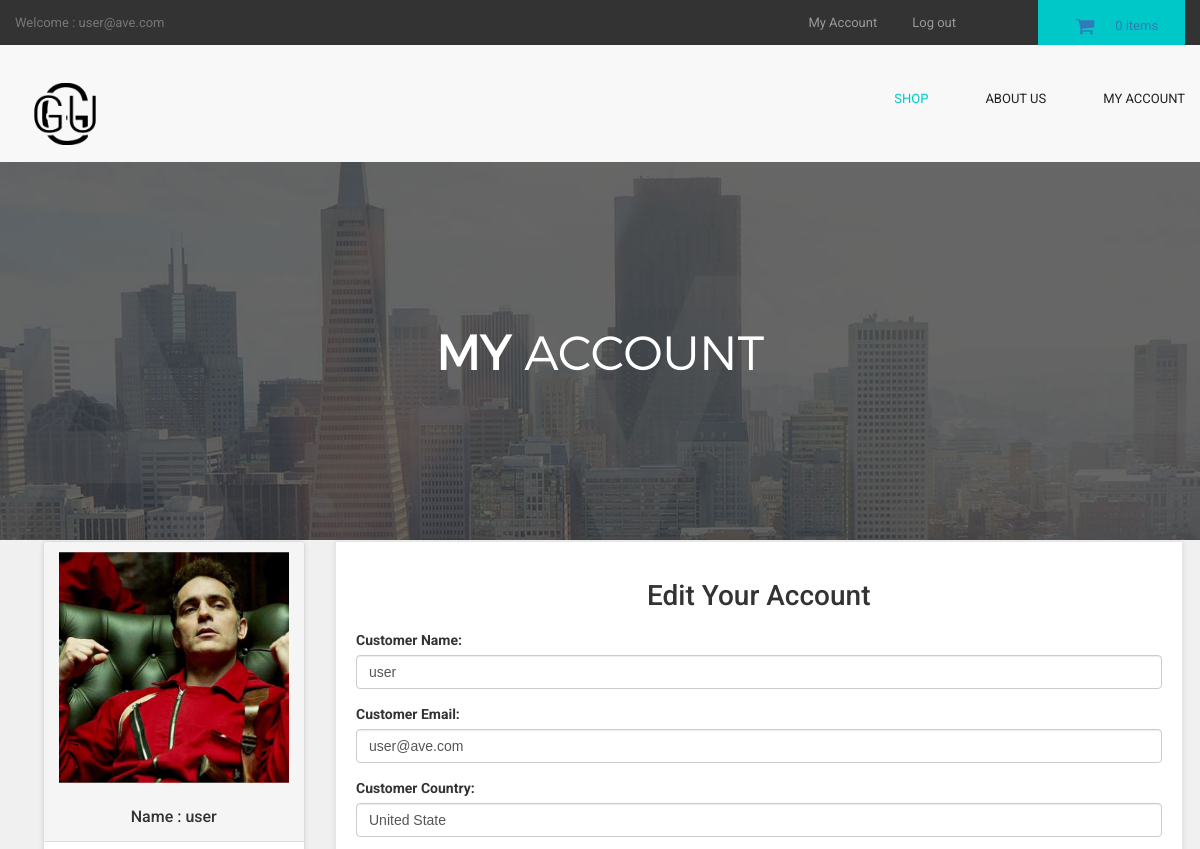
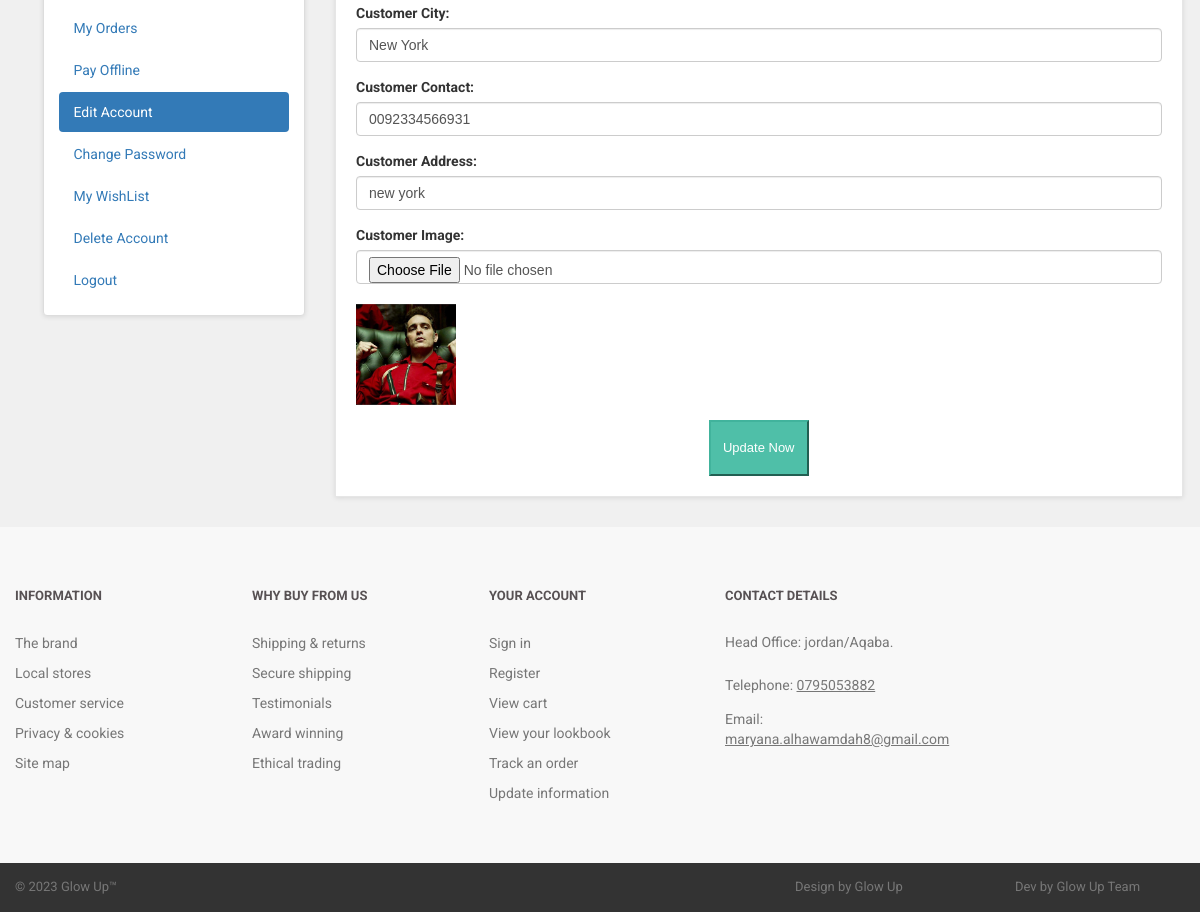
The page /customer/my_account.php?edit_account (signed in) on the database as committed earlier (2 pictures, top to bottom).
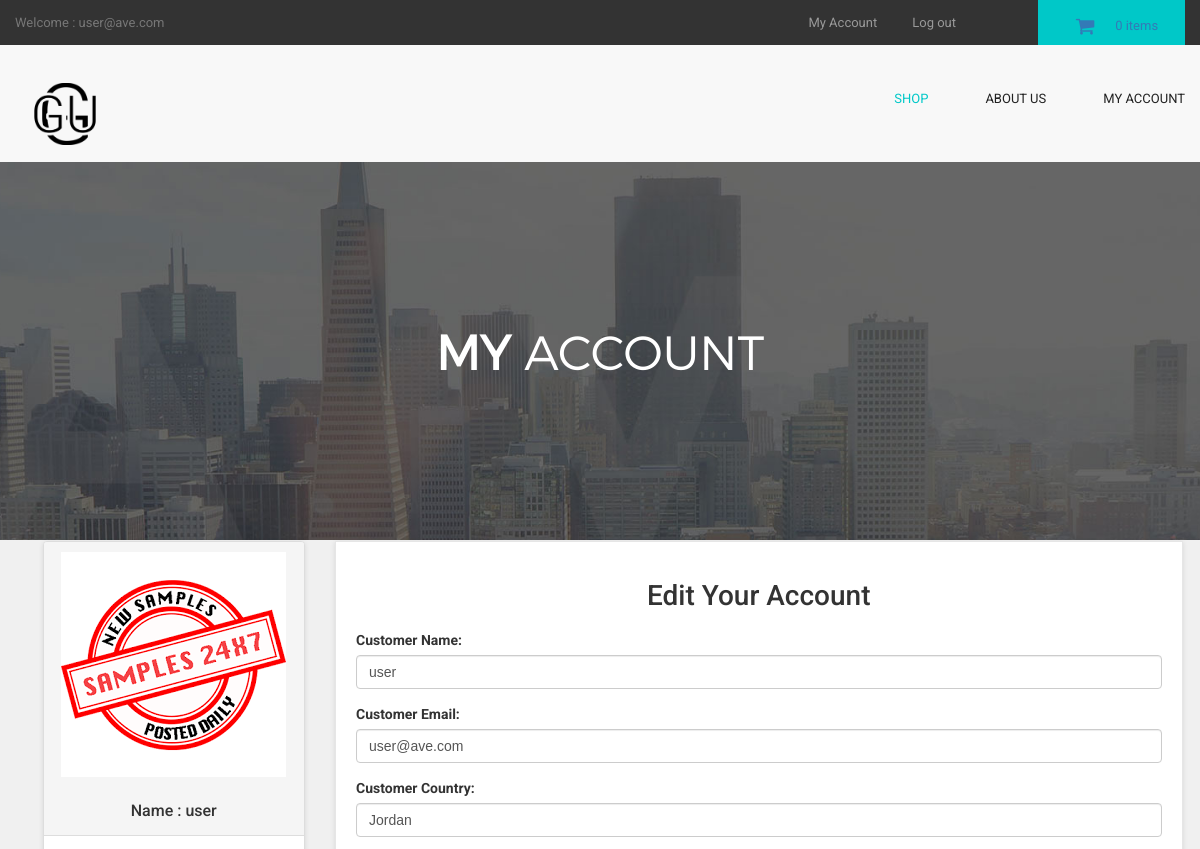
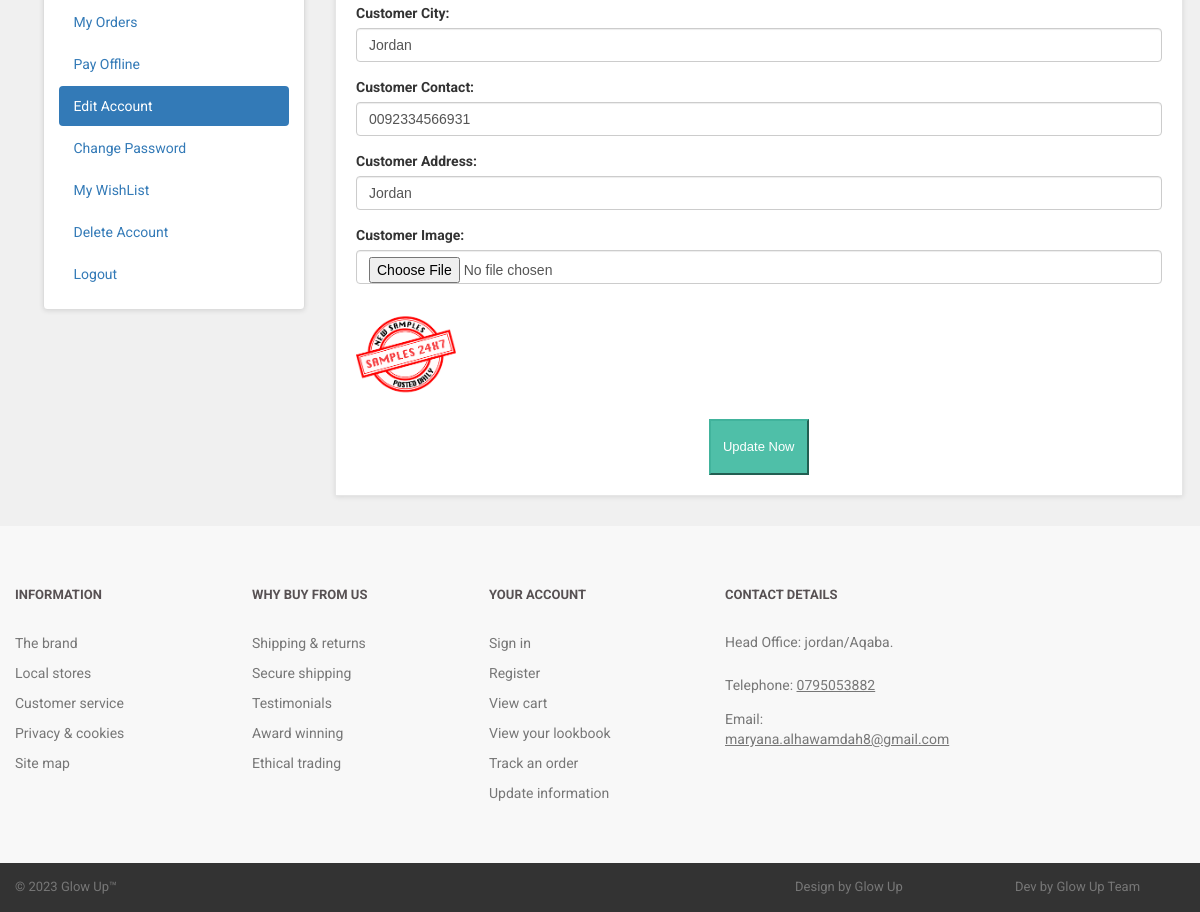
The same page on the database as committed later (2 pictures, top to bottom).
### tables this page shows
CREATE TABLE `customers` (
  `customer_id` int(10) NOT NULL,
  `customer_name` varchar(255) NOT NULL,
  `customer_email` varchar(255) NOT NULL,
  `customer_pass` varchar(255) NOT NULL,
  `customer_country` text NOT NULL,
  `customer_city` text NOT NULL,
  `customer_contact` varchar(255) NOT NULL,
  `customer_address` text NOT NULL,
  `customer_image` text NOT NULL,
  `customer_ip` varchar(255) NOT NULL,
  `customer_confirm_code` text NOT NULL
);

### customer/edit_account.php (the view, shortened to what this page needs)
<?php
$customer_session = $_SESSION['customer_email'];
$get_customer = "select * from customers where customer_email='$customer_session'";
$run_customer = mysqli_query($con,$get_customer);
$row_customer = mysqli_fetch_array($run_customer);
$customer_name = $row_customer['customer_name'];
$customer_email = $row_customer['customer_email'];
$customer_country = $row_customer['customer_country'];
$customer_city = $row_customer['customer_city'];
$customer_contact = $row_customer['customer_contact'];
$customer_address = $row_customer['customer_address'];
$customer_image = $row_customer['customer_image'];
?>
<h1 align="center" > Edit Your Account </h1>
<form action="" method="post" enctype="multipart/form-data" >
<div class="form-group" >
<label> Customer Name: </label>
<input type="text" name="c_name" class="form-control" required value="<?php echo $customer_name; ?>">
</div>
<div class="form-group" >
<label> Customer Email: </label>
<input type="text" name="c_email" class="form-control" required value="<?php echo $customer_email; ?>">
</div>
<div class="form-group" >
<label> Customer Country: </label>
<input type="text" name="c_country" class="form-control" required value="<?php echo $customer_country; ?>">
</div>
<div class="form-group" >
<label> Customer City: </label>
<input type="text" name="c_city" class="form-control" required value="<?php echo $customer_city; ?>">
</div>
<div class="form-group" >
<label> Customer Contact: </label>
<input type="text" name="c_contact" class="form-control" required value="<?php echo $customer_contact; ?>">
</div>
<div class="form-group" >
<label> Customer Address: </label>
<input type="text" name="c_address" class="form-control" required value="<?php echo $customer_address; ?>">
</div>
<div class="form-group" >
<label> Customer Image: </label>
<input type="file" name="c_image" class="form-control" required ><br>
<img src="customer_images/<?php echo $customer_image; ?>" width="100" height="100" class="img-responsive" >
</div>
<div class="text-center" >
<button name="update" class="btn btn-primary" >
<i class="fa fa-user-md" ></i> Update Now
</button>
</div>
</form>

### customer/includes/sidebar.php
<div class="panel panel-default sidebar-menu">
<div class="panel-heading">
<?php
$customer_session = $_SESSION['customer_email'];
$get_customer = "select * from customers where customer_email='$customer_session'";
$run_customer = mysqli_query($con,$get_customer);
$row_customer = mysqli_fetch_array($run_customer);
$customer_image = $row_customer['customer_image'];
$customer_name = $row_customer['customer_name'];
if(!isset($_SESSION['customer_email'])){
}
else {
echo "
<center>
<img src='customer_images/$customer_image' class='img-responsive'>
</center>
<br>
<h3 align='center' class='panel-title'> Name : $customer_name </h3>
";
}
?>
</div>
<div class="panel-body">
<ul class="nav nav-pills nav-stacked">
<li class="<?php if(isset($_GET['my_orders'])){ echo "active"; } ?>">
<a href="my_account.php?my_orders"> <i class="fa fa-list"> </i> My Orders </a>
</li>
<li class="<?php if(isset($_GET['pay_offline'])){ echo "active"; } ?>">
<a href="my_account.php?pay_offline"> <i class="fa fa-bolt"></i> Pay Offline </a>
</li>
<li class="<?php if(isset($_GET['edit_account'])){ echo "active"; } ?>">
<a href="my_account.php?edit_account"> <i class="fa fa-pencil"></i> Edit Account </a>
</li>
<li class="<?php if(isset($_GET['change_pass'])){ echo "active"; } ?>">
<a href="my_account.php?change_pass"> <i class="fa fa-user"></i> Change Password </a>
</li>
<li class="<?php if(isset($_GET['my_wishlist'])){ echo "active"; } ?>">
<a href="my_account.php?my_wishlist"> <i class="fa fa-heart"></i> My WishList </a>
</li>
<li class="<?php if(isset($_GET['delete_account'])){ echo "active"; } ?>">
<a href="my_account.php?delete_account"> <i class="fa fa-trash-o"></i> Delete Account </a>
</li>
<li>
<a href="logout.php"> <i class="fa fa-sign-out"></i> Logout </a>
</li>
</ul>
</div>
</div>

Rows that differ between the two databases and show on the page:
changed customers "user": customer_image: picture added in place of a placeholder; c_country "United State" → "Jordan"; c_city "New York" → "Jordan"; c_address "new york" → "Jordan"
